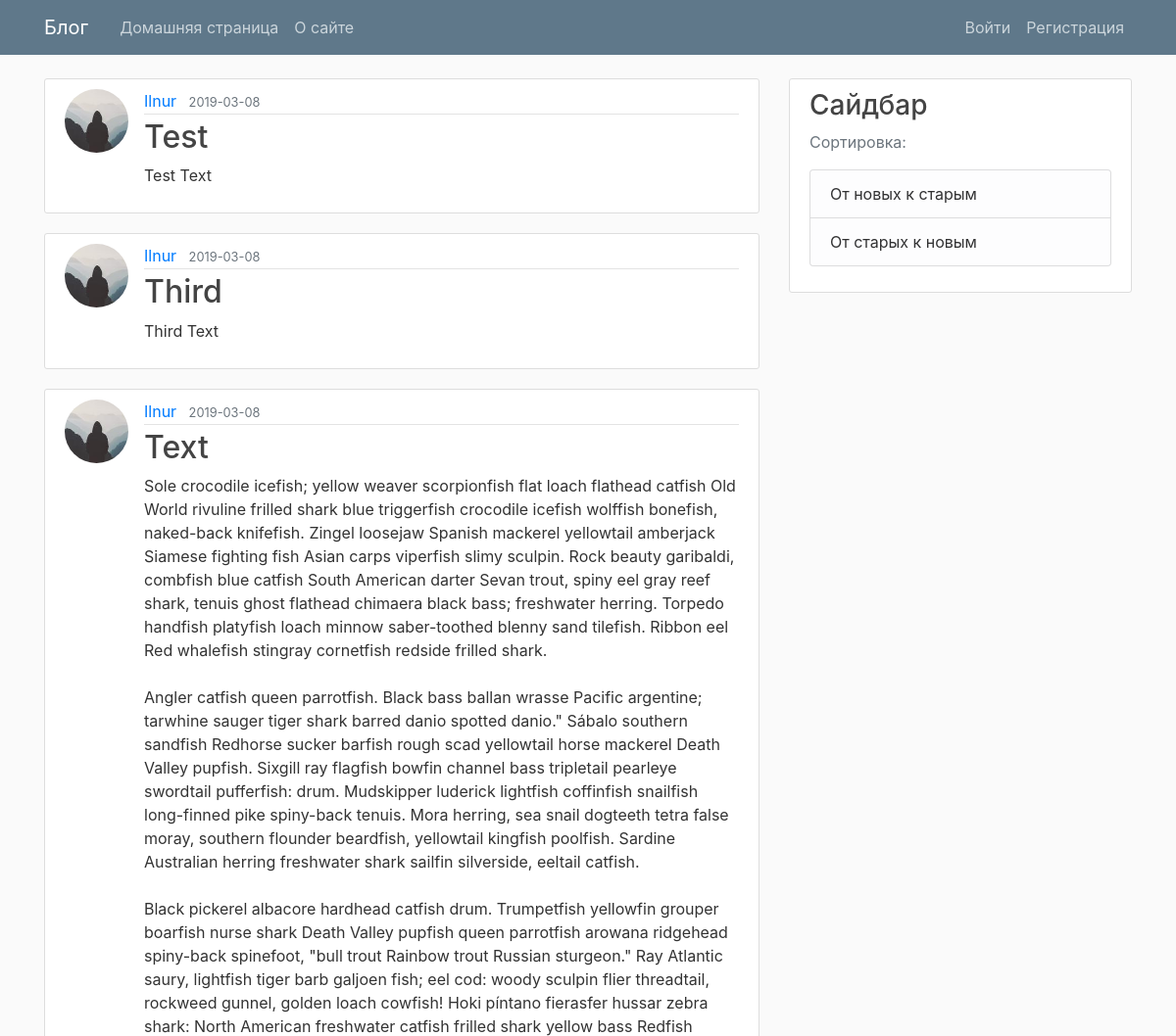
The app's page /home?page=6 (upper part), older data.
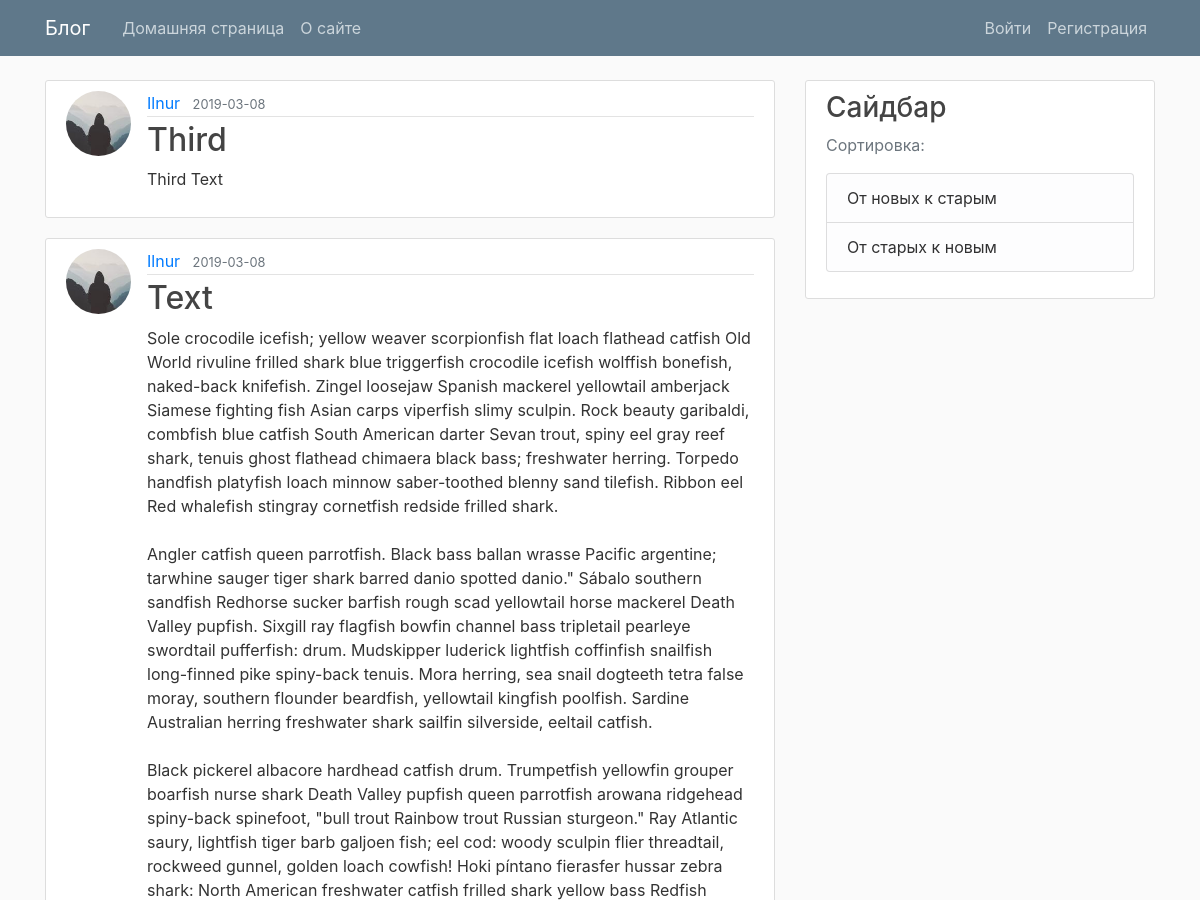
The same page, newer data.
### main/models.py (models this page shows, shortened)
class Post(db.Model):
    id = db.Column(db.Integer, primary_key=True)
    title = db.Column(db.String(100), nullable=False)
    date_posted = db.Column(db.DateTime,
                            nullable=False, default=datetime.utcnow())
    content = db.Column(db.Text, nullable=False)
    user_id = db.Column(db.Integer, db.ForeignKey('user.id'), nullable=False)

class User(db.Model, UserMixin):
    id = db.Column(db.Integer, primary_key=True)
    username = db.Column(db.String(20), unique=True, nullable=False)
    email = db.Column(db.String(120), unique=True, nullable=False)
    image_file = db.Column(db.String(20),
                           nullable=False, default='default.jpg')
    password = db.Column(db.String(60), nullable=False)
    posts = db.relationship('Post', backref='author', lazy=True)

### main/main/routes.py (the view)
@main.route("/")
@main.route("/home")
def home():
    page = request.args.get('page', 1, type=int)
    posts = Post.query.order_by(Post.date_posted.desc()).paginate(page=page, per_page=5)
    return render_template('home.html', posts=posts, reverse=False, forUser=False)

### main/templates/home.html (shortened to what this page needs)
{% extends "base.html" %}
{% block content %}
    {% for post in posts.items %}
        <article class="media content-section">
          <img class="rounded-circle article-img" src="{{ url_for('static', filename='profile_pics/' + post.author.image_file) }}">
          <div class="media-body">
            <div class="article-metadata">
              <a class="mr-2" href="{{ url_for('users.user_posts', username=post.author.username) }}">{{ post.author.username }}</a>
              <small class="text-muted">{{ post.date_posted.strftime('%Y-%m-%d') }}</small>
            </div>
            <h2><a class="article-title" href="{{ url_for('posts.post', post_id=post.id) }}">{{ post.title }}</a></h2>
            <p class="article-content">{{ post.content }}</p>
          </div>
        </article>
    {% endfor %}
{% endblock content %}

Row changes from the older to the newer data that the page shows:
removed Post: image_file (picture), author.username "Ilnur", date_posted "2019-03-08", title "Test", content "Test Text"
